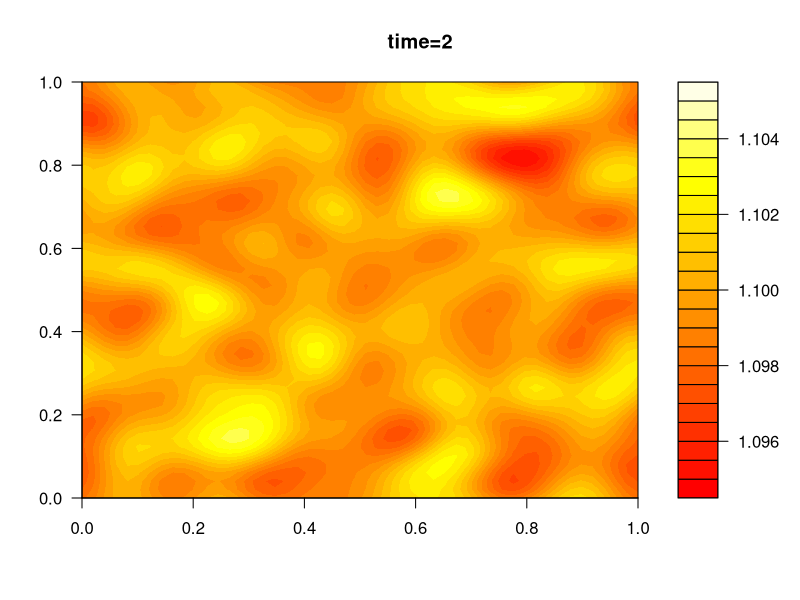
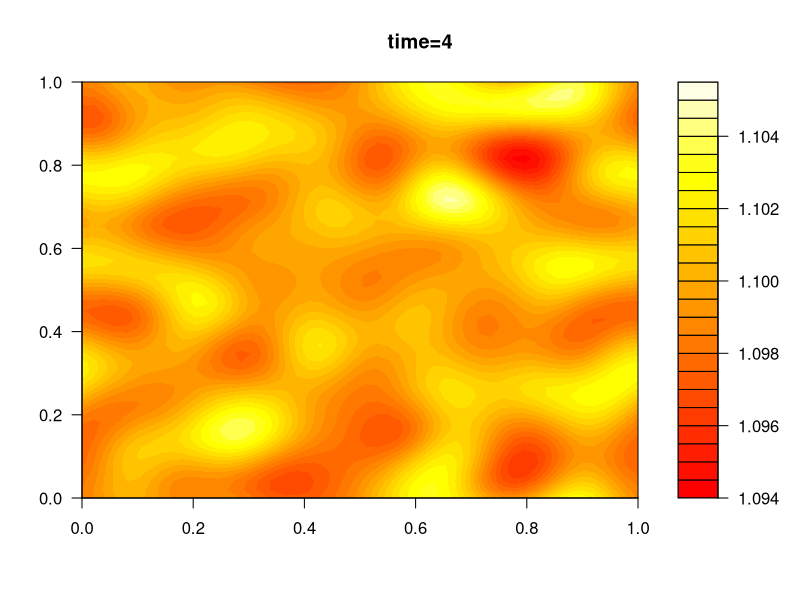
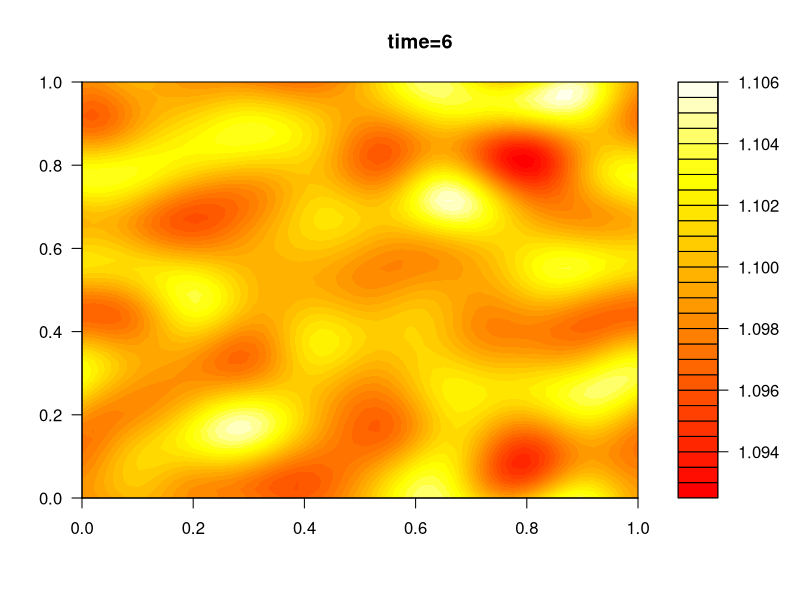
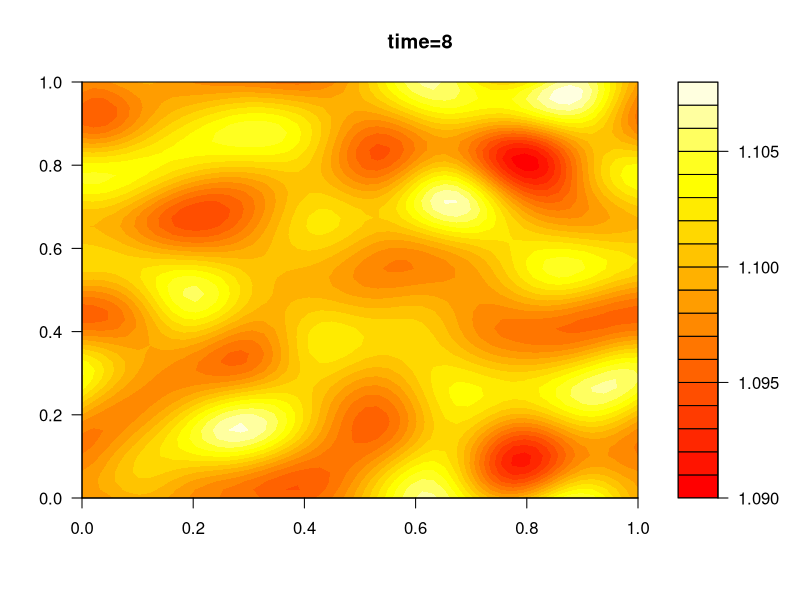
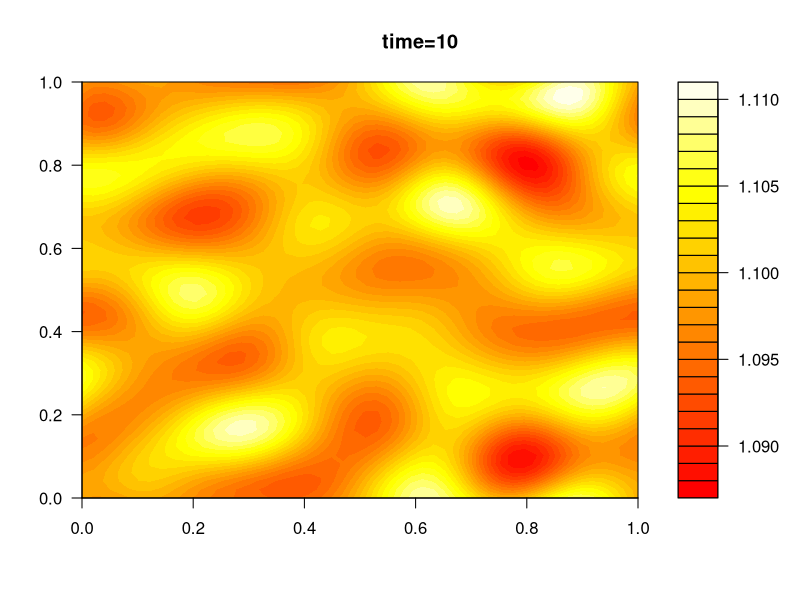
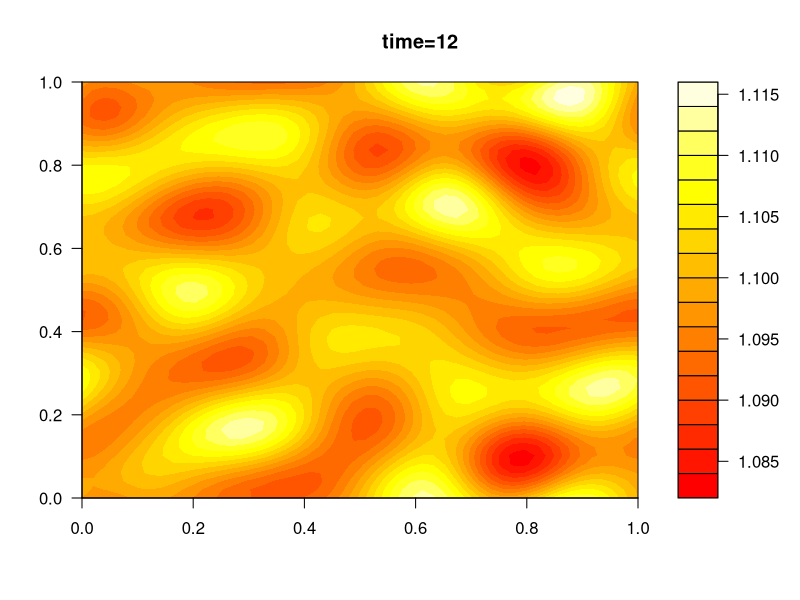
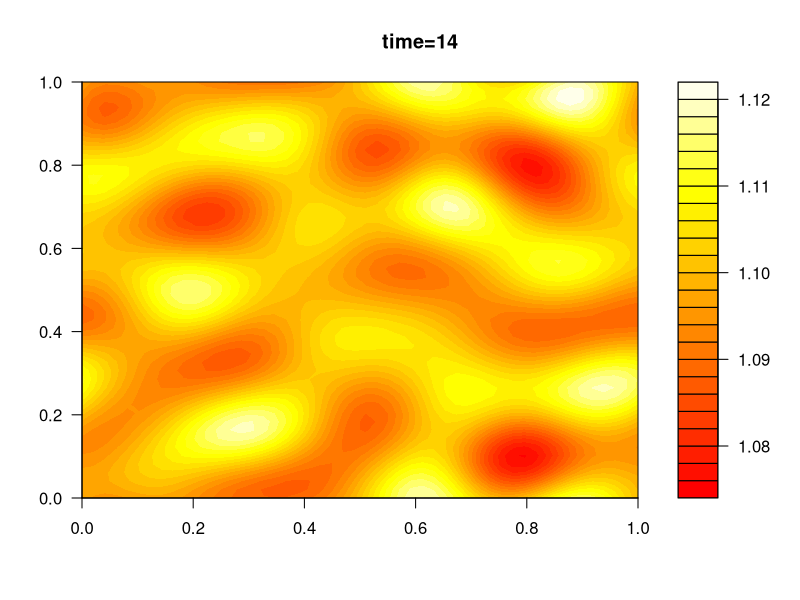
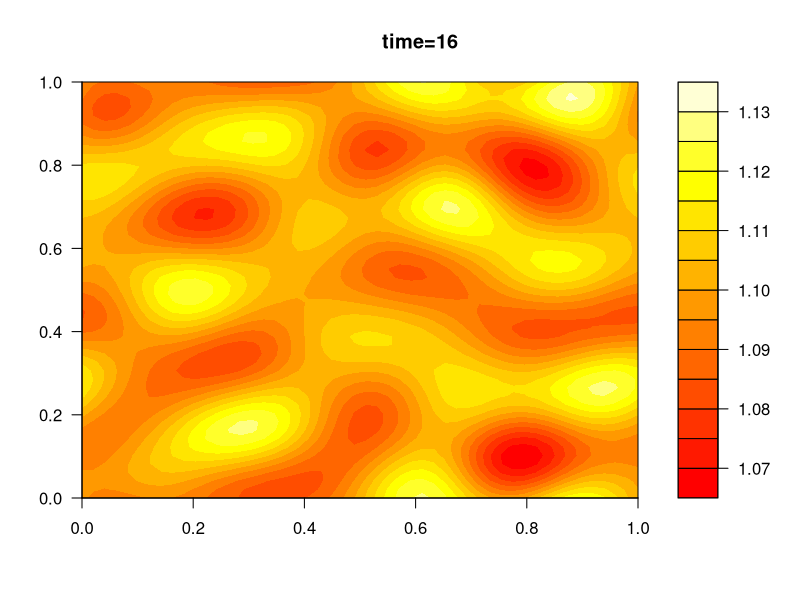

Here is the R script that generated these plots, in order:
#
# Reaction--Diffusion system of Gierer and Meinhardt taken from
#  Edelstien-Keshet book page 531.
#
#                            2
#  dx   (  x       )        d x
#  -- = ( --- - mu ) x + Dx --- 
#  dt   (  y       )          2
#                           dx
#
#
#           2                2
#  dy   (  x       )        d y
#  -- = ( --- - nu ) y + Di --- 
#  dt   (  y       )          2
#                           dx
#
#
#  homogeneous equilibrium
#        nu           nu
#   x = -----,   y = -----
#                       2
#        mu           mu
#
#  is stable when  nu > mu, without diffusion
#
#
# NOTE: I ADDED SATURATION TO THE ACTIVATOR AND THIS IS 2D
#
##########################################################################


# parameters
#
mu = 1.0     # self activation rate
nu = 1.1     # self inhibition rate
ks = 0.2     # saturation constant for activator
ks = 0.0     # saturation constant for activator
Dx = 2.0    # diffusion coefficent of activator
Dy = 20.0   # diffusion coefficent of inhibitor

#mu = 5
#nu = 6
#ks = 0.2



Nt = 50000   # number of time steps to take
dt = 0.01   # time step
tplot = 200  # make a plot every this many steps
tpause = 0.1 # system pause in animation

Nx = 50      # number of space steps 
dx = 1.0     # length of space step

# initial conditions -- equilibrium, then perturb
#
x0 = nu/mu    
y0 = nu/mu^2
X = matrix(x0 , Nx, Nx) 
Y = matrix(y0 , Nx, Nx)

# perturbation of equilibrium
#
X = X +  matrix(runif(Nx*Nx,-0.01,0.01),Nx,Nx) # perturb

# make reaction functions 
#
#Rx = function(x,y) (x  /y - mu)*x
Rx = function(x,y) (x  /(y*(1+ks*ks*x*x)) - mu)*x
Ry = function(x,y) (x^2/y - nu)*y

# per time step hoping rates from diffusion
#
px = dt*Dx/dx^2
py = dt*Dy/dx^2

# initilize matrix corresponding to the diffusion operator -- no flux conditions
#
Adiff = matrix(0,Nx,Nx)
#Adiff[1,1]     = -1.0
#Adiff[1,2]     =  1.0
#Adiff[Nx,Nx-1] =  1.0
#Adiff[Nx,Nx]   = -1.0

# periodic boundaries
#
Adiff[1,1]     = -2.0
Adiff[1,2]     =  1.0
Adiff[1,Nx]    =  1.0
Adiff[Nx,Nx-1] =  1.0
Adiff[Nx,Nx]   = -2.0
Adiff[Nx,1 ]   =  1.0

for (j in 2:(Nx-1) ){
  Adiff[j,j-1] =  1.0
  Adiff[j,j  ] = -2.0
  Adiff[j,j+1] =  1.0
}



# function to pause program 
# -------------------------
pauseit <- function(x) { p1 <- proc.time() 
                        Sys.sleep(x) 
                        proc.time() - p1 # The cpu usage should be negligible 
                       }


# begin main loop in time
#
for( t in 1:Nt ){

    Xnew = X + dt*Rx(X,Y) +  px*(Adiff %*% X) + px*(X %*% Adiff)
    Ynew = Y + dt*Ry(X,Y) +  py*(Adiff %*% Y) + py*(Y %*% Adiff)

    # update
    #
    X = Xnew
    Y = Ynew

    if(t %% tplot == 0) {

      # animate
      #
      zmax = max(X,1.005*x0)
      zmin = min(X,x0/1.005)
      filled.contour(X,zlim=c(zmin,zmax),color.palette=heat.colors)
      title(sprintf("time=%g",t*dt))
      
      # pause
      #
      pauseit(tpause)
    }
    
}  # end time loop

